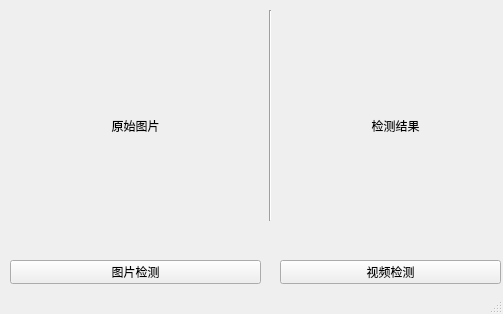
<?xml version="1.0" encoding="UTF-8"?>
<ui version="4.0">
 <class>MainWindow</class>
 <widget class="QMainWindow" name="MainWindow">
  <property name="geometry">
   <rect>
    <x>0</x>
    <y>0</y>
    <width>503</width>
    <height>314</height>
   </rect>
  </property>
  <property name="windowTitle">
   <string>MainWindow</string>
  </property>
  <widget class="QWidget" name="centralwidget">
   <widget class="QLabel" name="input">
    <property name="geometry">
     <rect>
      <x>30</x>
      <y>30</y>
      <width>211</width>
      <height>191</height>
     </rect>
    </property>
    <property name="text">
     <string>原始图片</string>
    </property>
    <property name="scaledContents">
     <bool>true</bool>
    </property>
    <property name="alignment">
     <set>Qt::AlignCenter</set>
    </property>
   </widget>
   <widget class="QLabel" name="output">
    <property name="geometry">
     <rect>
      <x>290</x>
      <y>30</y>
      <width>211</width>
      <height>191</height>
     </rect>
    </property>
    <property name="text">
     <string>检测结果</string>
    </property>
    <property name="scaledContents">
     <bool>true</bool>
    </property>
    <property name="alignment">
     <set>Qt::AlignCenter</set>
    </property>
   </widget>
   <widget class="Line" name="line">
    <property name="geometry">
     <rect>
      <x>260</x>
      <y>10</y>
      <width>20</width>
      <height>211</height>
     </rect>
    </property>
    <property name="orientation">
     <enum>Qt::Vertical</enum>
    </property>
   </widget>
   <widget class="QPushButton" name="detect_image">
    <property name="geometry">
     <rect>
      <x>10</x>
      <y>260</y>
      <width>251</width>
      <height>24</height>
     </rect>
    </property>
    <property name="text">
     <string>图片检测</string>
    </property>
   </widget>
   <widget class="QPushButton" name="pushButton_2">
    <property name="geometry">
     <rect>
      <x>280</x>
      <y>260</y>
      <width>221</width>
      <height>24</height>
     </rect>
    </property>
    <property name="text">
     <string>视频检测</string>
    </property>
   </widget>
  </widget>
  <widget class="QStatusBar" name="statusbar"/>
 </widget>
 <resources/>
 <connections/>
</ui>
